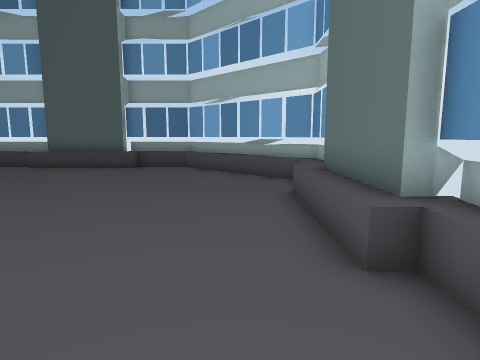
View 1 (above)

12 first-person views from a walk through a Unity game level. The camera is 1.5 m above the floor, tilts 8° down and sees 75° across. The floor is counted in squares, 1 m on a side. Each view is taken from the middle of a square. On the plan, view 1 faces up. The plan holds only what a view shows up to about 15 squares ahead; the rest is blank. The place goes on beyond the plan.

View 2
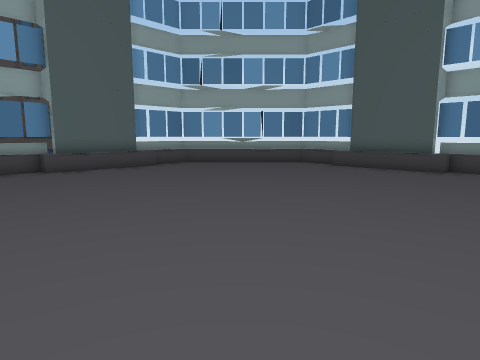

View 3
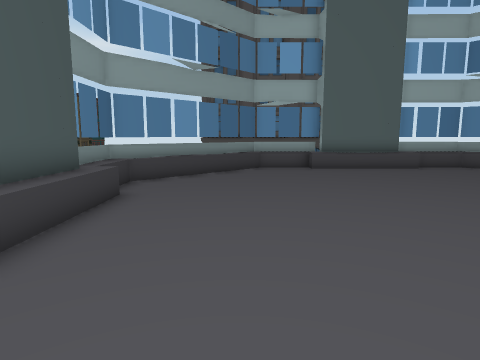

View 4
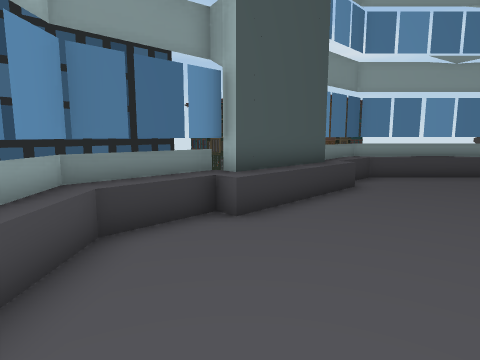

View 5
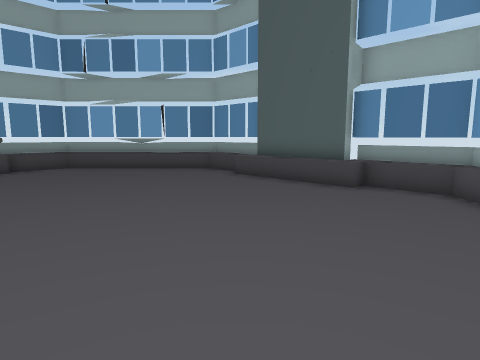

View 6
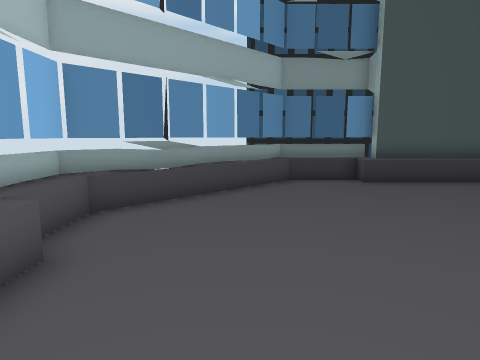

View 7
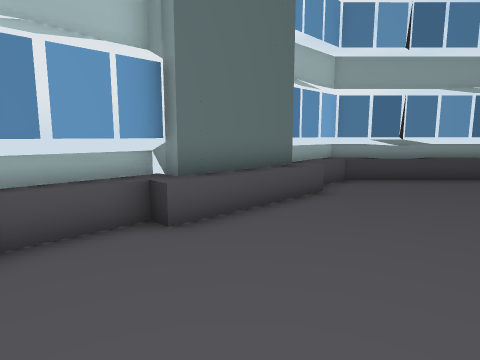

View 8
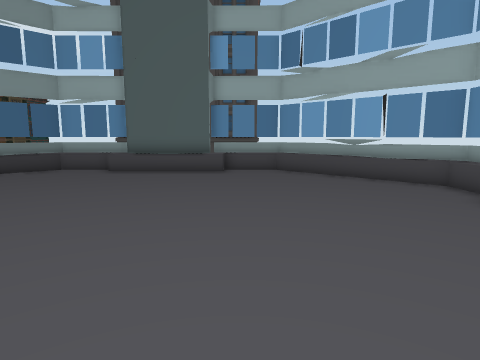

View 9
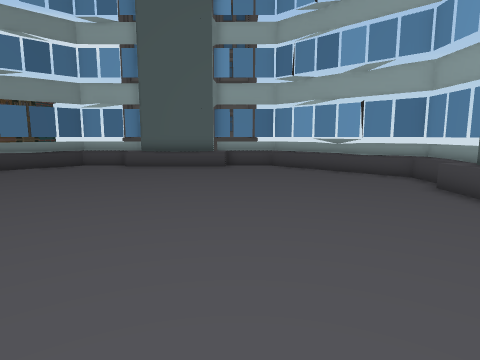

View 10
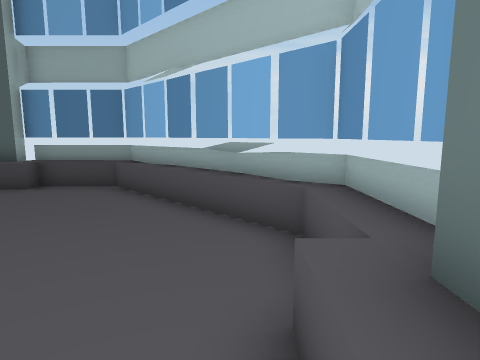

View 11
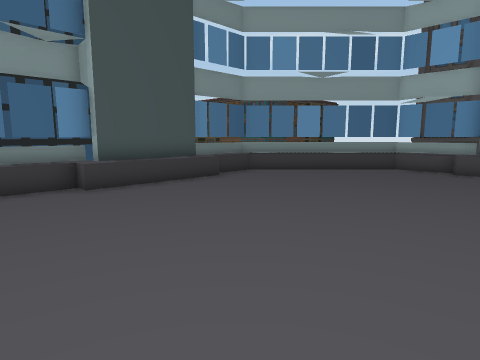

View 12
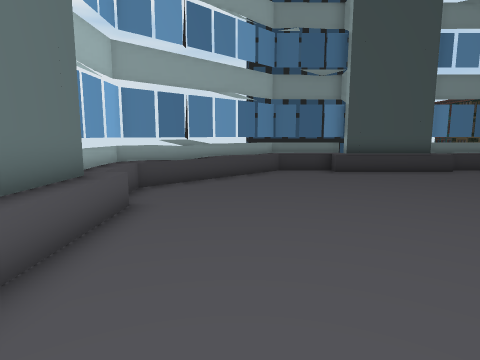

### Floor plan
Points are (right, up) in squares from view 1. A wall is a line through its corners. A room is listed if a view was taken in it or the views show most of it. See-through windows are left out.
Room 1 (views 1, 2, 3, 4, 5, 6, 7, 8, 9, 10, 11, 12)
walls: (-17.1, 7.6) (-17.1, 3.9); (-5.6, 15.4) (-9.5, 15.4); (-9.5, -3.8) (-5.7, -3.8); (-9.8, 15.8) (-10.4, 15.8); (-15.8, 12.5) (-16.5, 11.8); (-14.8, 13.6) (-15.6, 12.8); (2, 3.9) (2, 7.6); (-13.8, 14.5) (-14.5, 13.8); (-15.1, 13.5) (-15.5, 13.1); (-16.1, 12.6) (-16.6, 12); (-5.7, -4.2) (-2.5, -4.2); (-14.1, 14.5) (-14.6, 14); (-16.5, -0.3) (-15.2, -1.5); (2.5, 7.6) (2.5, 9.6); (-5.7, -4.4) (-2.4, -4.4); (-16.4, -0.6) (-15.4, -1.7); (-12.7, 15.6) (-13.4, 15); (-0.4, 13.7) (-1.2, 14.5); (-3.4, 15.8) (-5.5, 15.8); (-1.4, 14.6) (-2.2, 15.4); (-13.1, 15.6) (-13.4, 15.2); (0.6, 12.7) (-0.2, 13.4); (2.7, 8.4) (2.7, 9.2); (2.5, 2.8) (2.5, 3.9); (-3.4, 16) (-5.6, 16); (0.6, 12.9) (0.1, 13.4); (-0.4, 14) (-0.9, 14.4); (1.5, 11.7) (0.7, 12.5); (-1.4, 14.9) (-1.9, 15.4); (-12.5, -4.2) (-9.6, -4.2); (2.5, 9.8) (2.5, 10.8) (1.8, 11.5); (1.5, 12) (1, 12.6); (-1.7, -3.4) (2.4, 0.8); (-12.4, -4.5) (-9.8, -4.5); (-1.6, -3.5) (2.5, 0.5) (2.5, 2.1); (2.7, 10.8) (2.1, 11.4)
low walls: (-16.4, 8.4) (-16.4, 3.3); (-10, -3.1) (-5, -3.1) (-5, -3.8) (-2.8, -3.8) (2, 1.1) (2, 3.3) (1.4, 3.3) (1.4, 8.3) (2, 8.3) (2, 10.5) (-2.6, 15.2); (-17.1, 3.3) (-17.1, 1.1) (-12.2, -3.8) (-10.1, -3.8); (-17.1, 10.5) (-17.1, 8.3); (-12.4, 15.2) (-16.4, 11.2); (-3.4, 15.4) (-5, 15.4) (-5, 14.7) (-10, 14.7)
ways out: opening at (-11.5, 15); opening at (-3, 15)

Positions as (right, up) in squares from view 1, and headings:
1: (0, 0), facing up
2: (-2, 0), facing up-left
3: (-2, 0), facing left
4: (-1, 1), facing down-left
5: (-1, 6), facing up-left
6: (-1, 7), facing down
7: (-3, 11), facing down-right
8: (-3, 9), facing left
9: (-1, 9), facing left
10: (1, 6), facing up
11: (-2, 6), facing down-left
12: (-1, 10), facing down
